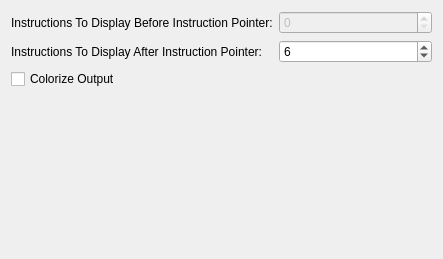
<?xml version="1.0" encoding="UTF-8"?>
<ui version="4.0">
 <class>DumpState::OptionsPage</class>
 <widget class="QWidget" name="OptionsPage">
  <property name="geometry">
   <rect>
    <x>0</x>
    <y>0</y>
    <width>443</width>
    <height>259</height>
   </rect>
  </property>
  <property name="windowTitle">
   <string>Dump State Plugin</string>
  </property>
  <layout class="QGridLayout" name="gridLayout">
   <item row="0" column="0">
    <widget class="QLabel" name="label">
     <property name="text">
      <string>Instructions To Display Before Instruction Pointer:</string>
     </property>
    </widget>
   </item>
   <item row="0" column="1">
    <widget class="QSpinBox" name="instructionsBeforeIP">
     <property name="enabled">
      <bool>false</bool>
     </property>
    </widget>
   </item>
   <item row="1" column="0">
    <widget class="QLabel" name="label_2">
     <property name="text">
      <string>Instructions To Display After Instruction Pointer:</string>
     </property>
    </widget>
   </item>
   <item row="1" column="1">
    <widget class="QSpinBox" name="instructionsAfterIP">
     <property name="value">
      <number>6</number>
     </property>
    </widget>
   </item>
   <item row="2" column="0" colspan="2">
    <widget class="QCheckBox" name="colorizeOutput">
     <property name="text">
      <string>Colorize Output</string>
     </property>
    </widget>
   </item>
   <item row="3" column="0">
    <spacer name="verticalSpacer">
     <property name="orientation">
      <enum>Qt::Vertical</enum>
     </property>
     <property name="sizeHint" stdset="0">
      <size>
       <width>20</width>
       <height>190</height>
      </size>
     </property>
    </spacer>
   </item>
  </layout>
 </widget>
 <resources/>
 <connections/>
</ui>
